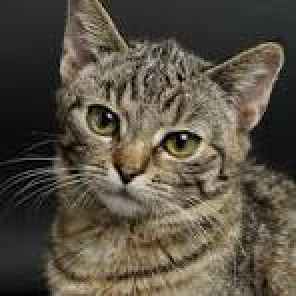
#> input picture image/image.jpg, 148 x 148 px (shown 2 times larger)
$ python histogram.py
#> lines starting #> are read from the running program, lines starting #| are printed output that depends on the picture
import cv2 as cv
import numpy as np
import matplotlib.pyplot as plt

img = cv.imread('image/image.jpg')
#> img is the input picture: shape (148, 148, 3); mean B, G, R 67.6, 80.9, 88.4
img = cv.resize(img, (0, 0), fx=0.5, fy=0.5)
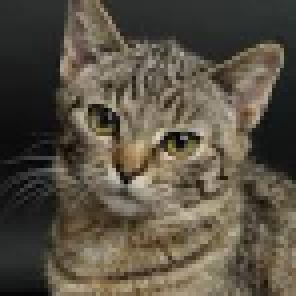
#> img: shape (74, 74, 3) (shown 4 times larger); mean B, G, R 67.8, 81, 88.5
# cv.imshow('image', img)

gray = cv.cvtColor(img, cv.COLOR_BGR2GRAY)
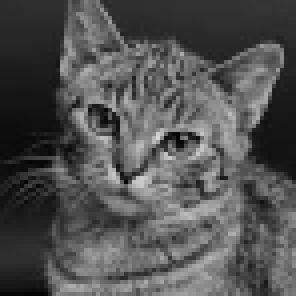
#> gray: shape (74, 74) (shown 4 times larger); min 4, max 213, mean 81.7
# cv.imshow('gray', gray)

#Gray histogram
gray_hist = cv.calcHist([gray], [0], None, [256], [0, 256])
#> gray_hist = 256 values, max 99 at index 47, min 0 at index 0, mean 21.39

plt.figure()
plt.title('Grayscale Histogram')
plt.xlabel('Bins')
plt.ylabel('# of Pixels')
plt.plot(gray_hist)
plt.xlim([0, 256])
plt.show()
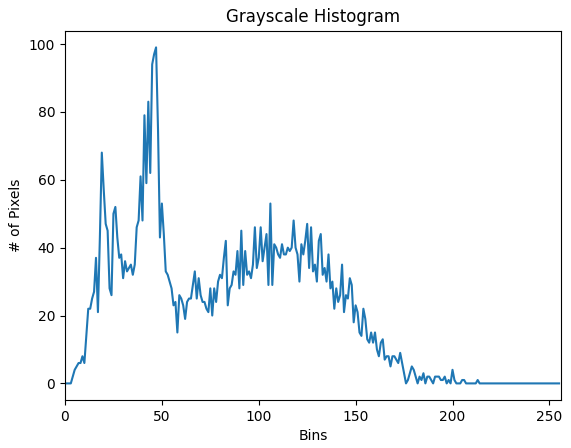
#> figure drawn by matplotlib, 1 panel; curve peaks at x = 47, y = 99


#Color histogram
colors = ('b', 'g', 'r')
for i, color in enumerate(colors):
    hist = cv.calcHist([img], [i], None, [256], [0, 256])
    plt.plot(hist, color=color)
    plt.xlim([0, 256])
    plt.show()
#> this loop made 3 passes
#> pass 1, `plt.show()`:
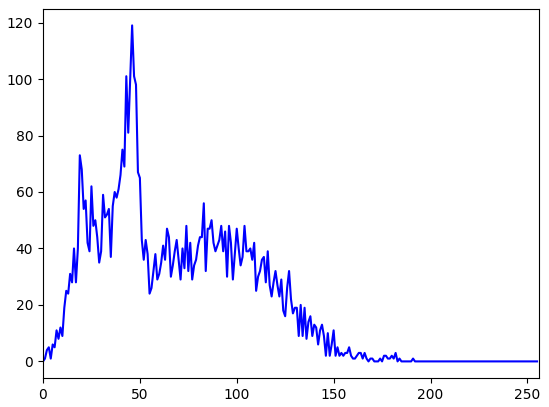
#> figure drawn by matplotlib, 1 panel; curve peaks at x = 46, y = 119
#> pass 2, `plt.show()`:
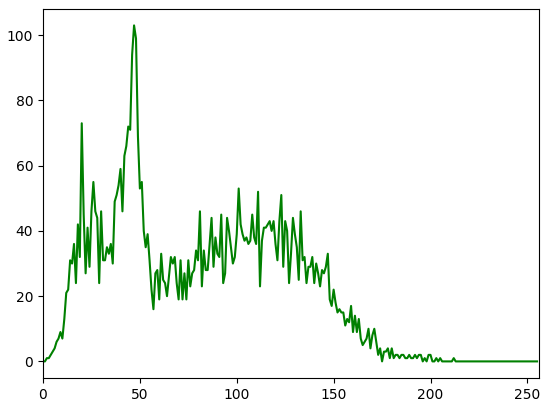
#> figure drawn by matplotlib, 1 panel; curve peaks at x = 47, y = 103


cv.waitKey(0)
